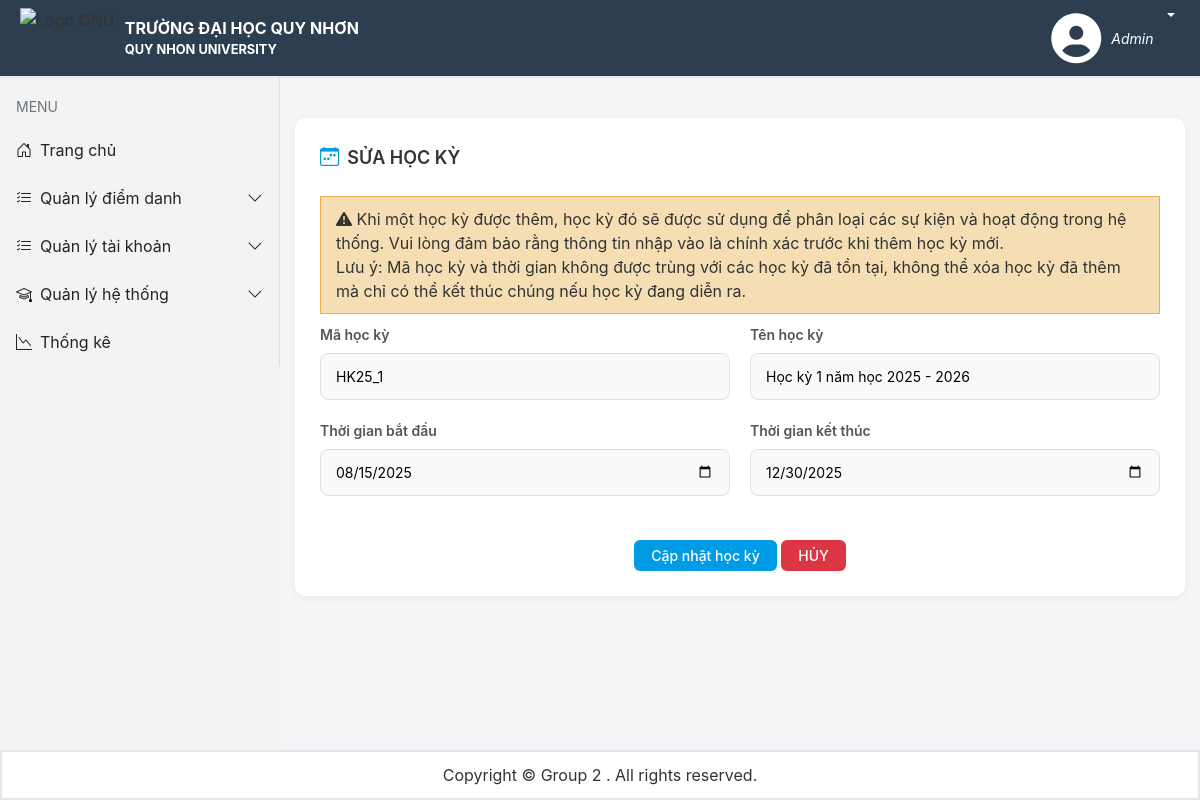
The page /Admin/QuanLyHeThong/HocKy/SuaHocKy?TermID=HK25_1 (signed in) on the database as committed earlier.
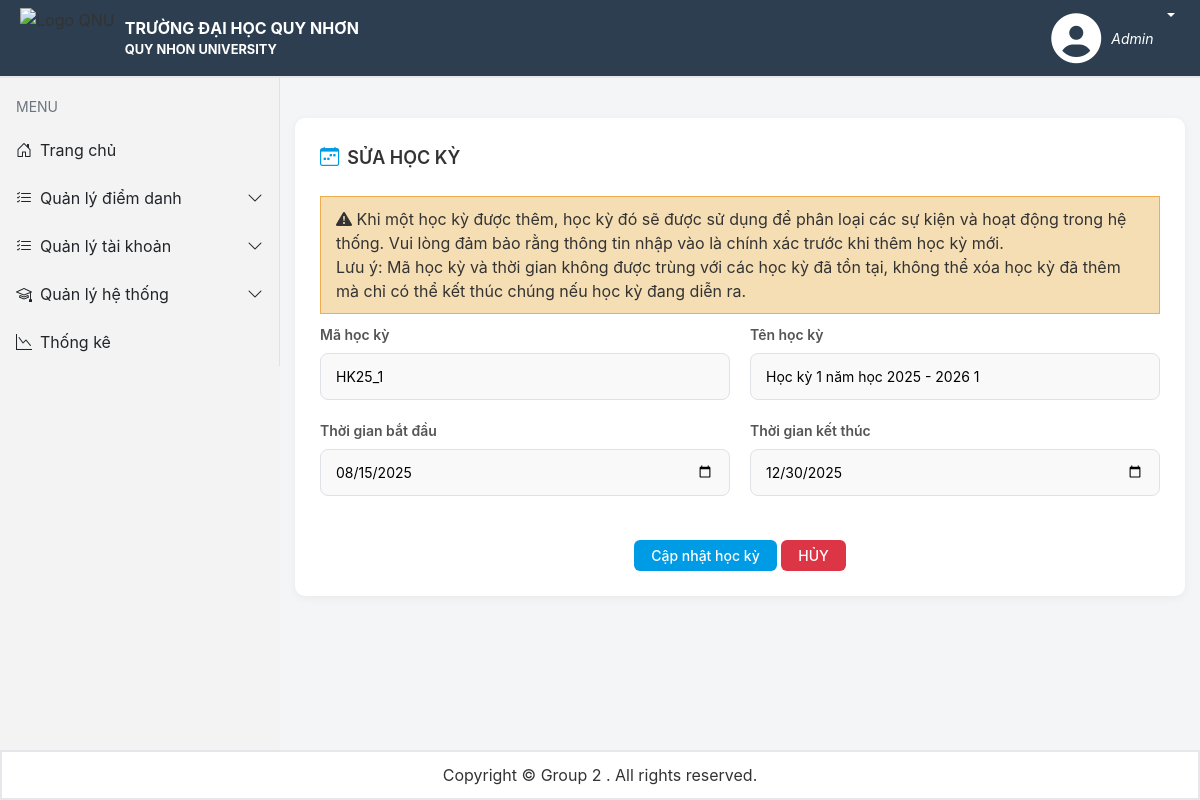
The same page on the database as committed later.
### tables this page shows
CREATE TABLE IF NOT EXISTS `hocky` (
  `MaHK` varchar(10) NOT NULL,
  `TenHK` varchar(100) DEFAULT NULL,
  `ThoiGianBatDau` date DEFAULT NULL,
  `ThoiGianKetThuc` date DEFAULT NULL,
  PRIMARY KEY (`MaHK`)
);

### app/Controllers/BaseController.php (called while the page is built, shortened)
<?php
require_once __DIR__ . '/../Models/Term.php';
require_once __DIR__ . '/../Config/database.php';
class BaseController
{
    protected function renderAdmin($title, $render,$data = [])
    {
        require_once __DIR__ . "/../Views/layout.php";
    }
}

### app/Controllers/AdminController.php (called while the page is built, shortened)
<?php
    require_once __DIR__ . '/BaseController.php';
    class AdminController extends BaseController
    {
        public function showSuaHocKy()
        {
            $hockyModel = new Term();
            $dataHK = $hockyModel->getHocKyById($_GET['TermID']);
            $this->renderAdmin("Sửa học kỳ", "ThemHocKy.php", ['dataHK' => $dataHK]);
        }
    }
?>

### app/Models/Term.php (called while the page is built, shortened)
<?php
    class Term{
        private $conn;
        public function __construct()
        {
           require_once __DIR__ . "/../Config/database.php";
           $this->conn = Database::getConnection();
        }
        public function getHocKyById($maHK)
        {
            $sql = "SELECT * FROM hocky WHERE MaHK = ?";
            $stmt = $this->conn->prepare($sql);
            $stmt->bind_param("s", $maHK);
            $stmt->execute();
            $result = $stmt->get_result();
            if ($result->num_rows > 0) {
                return $result->fetch_assoc();
            } else {
                return null;
            }
        }
    }
?>

### app/Config/database.php (called while the page is built, shortened)
<?php
class Database
{
    private static $servername = "localhost";
    private static $username = "root";
    private static $password = "";
    private static $dbname = "diemdanhonline";
    private static $conn = null;
    public static function getConnection()
    {
        if (self::$conn === null) {
            self::$conn = new mysqli(self::$servername, self::$username, self::$password, self::$dbname);
        }
        return self::$conn;
    }
}
?>

### app/Views/Admin/ThemHocKy.php (the view)
  <head>
    <link rel="stylesheet" href="public/assets/css/qlhocky.css">
</head>
<div class="page-container">
  <div class="custom-card mb-5">
        <div class="card-toolbar mb-4">
            <div class="toolbar-title">
                <i class="bi bi-calendar-week me-2"></i>
                <span>
                    <?php
                    $dataHocKy = $data['dataHK'] ?? null;
                        if (isset($dataHocKy) && $dataHocKy != null) {
                            echo "SỬA HỌC KỲ";
                        } else {
                            echo "THÊM HỌC KỲ MỚI";
                        }
                    ?>
                </span>
            </div>
        </div>
        <div class="warning-box">
                <i class="bi bi-exclamation-triangle-fill warning-icon"></i>
                <span class="warning-text">
                    Khi một học kỳ được thêm, học kỳ đó sẽ được sử dụng để phân loại các sự kiện và hoạt động trong hệ thống. Vui lòng đảm bảo rằng thông tin nhập vào là chính xác trước khi thêm học kỳ mới. <br>
                    Lưu ý: Mã học kỳ và thời gian không được trùng với các học kỳ đã tồn tại, không thể xóa học kỳ đã thêm mà chỉ có thể kết thúc chúng nếu học kỳ đang diễn ra.
                </span>
        </div>
        <form action="" class="grid grid-cols-1 md:grid-cols-2 gap-6" method="POST">
            <div>
                <label class="block font-medium mb-2">Mã học kỳ</label>
                <input type="text" <?php echo isset($dataHocKy) ? 'readonly' : '' ?> name="MaHK" value="<?php echo isset($dataHocKy) ? $dataHocKy['MaHK'] : '' ?>" class="w-full  border rounded-lg" required>
            </div>
            <div>
                <label class="block font-medium mb-2">Tên học kỳ</label>
                <input type="text" name="TenHK" value="<?php echo isset($dataHocKy) ? $dataHocKy['TenHK'] : '' ?>" class="w-full  border rounded-lg" required>
            </div>
            <div>
                <label class="block font-medium mb-2">Thời gian bắt đầu</label>
                <input type="date" name="ThoiGianBatDau" value="<?php echo isset($dataHocKy) ? date('Y-m-d', strtotime($dataHocKy['ThoiGianBatDau'])) : '' ?>" required>
            </div>
            <div>
                <label class="block font-medium mb-2">Thời gian kết thúc</label>
                <input type="date" name="ThoiGianKetThuc" value="<?php echo isset($dataHocKy) ? date('Y-m-d', strtotime($dataHocKy['ThoiGianKetThuc'])) : '' ?>" required>
            </div>
            <div class="md:col-span-2 text-center mt-6">
                <button type="submit" class="btn btn-blue text-lg px-12 py-1"><?php echo isset($dataHocKy) ? "Cập nhật học kỳ" : "Thêm học kỳ" ?></button>
                <a href="Admin/QuanLyHeThong/HocKy" class="btn btn-red text-lg px-12 py-1">HỦY</a>
            </div>
        </form>
    </div>
</div>

Rows that differ between the two databases and show on the page:
changed hocky "HK25_1": TenHK "Học kỳ 1 năm học 2025 - 2026" → "Học kỳ 1 năm học 2025 - 2026 1"
